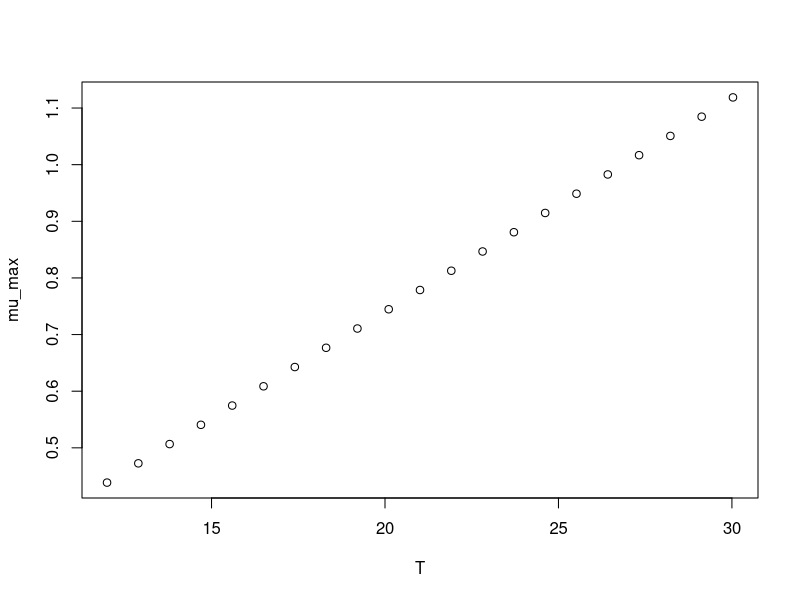

Generate this figure with R:
#############################
# start of Parameter script
#############################
T <- seq(11.988011988012,30.03,length.out=21)
#############################
# end of Parameter script
#############################
############################# 
# start of Model script Gropin ID 1139 
#############################
 
# constant coefficients for this model
 
variables <- data.frame(T)
argumentsPar <- expand.grid(variables)
 
# heart of the model
response_surface <- function(T) {
   mumax <-0.0377*(T-0.354)

return(mumax=mumax)
} 

# output parameters
mumax <- cbind(argumentsPar,response_surface(argumentsPar['T']))
colnames(mumax) <- c(colnames(argumentsPar),'mumax')
#############################
# End of Model script
#############################
############################# 
# start of Visualisation script Gropin ID 1139 
#############################
plot(T,mumax$mumax,
                          xlab='T',
                          ylab='mu_max')
#############################
# End of Visualisation script
#############################
